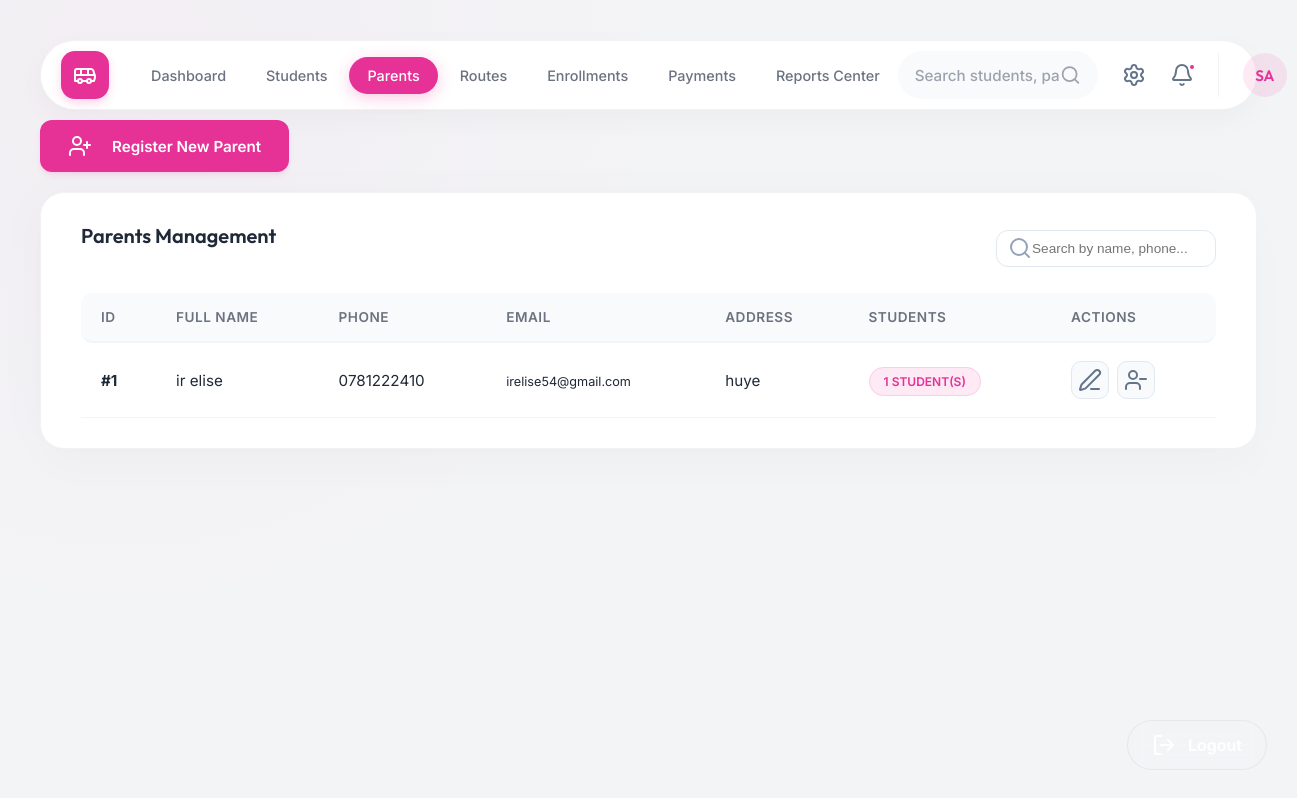
/index.php?page=parents (signed in), run on the app's committed database.
### tables this page shows
CREATE TABLE parents (
            parent_id INTEGER PRIMARY KEY AUTOINCREMENT,
            full_name VARCHAR(150) NOT NULL,
            phone VARCHAR(20),
            email VARCHAR(100),
            address VARCHAR(150)
        );

### pages/parents.php (the view, shortened to what this page needs)
<?php
require_once 'backend/db.php';
$sql = "SELECT p.*, (SELECT COUNT(*) FROM students s WHERE s.parent_id = p.parent_id) as student_count
        FROM parents p
        ORDER BY p.parent_id DESC";
$parents = $pdo->query($sql)->fetchAll();
?>
<div class="content-header" style="justify-content: flex-end; margin-top: -30px; margin-bottom: 20px;">
    <div class="header-tools">
        <button class="btn btn-primary" onclick="openAddModal('parents', ['full_name', 'phone', 'email', 'address'])">
            <i data-lucide="user-plus" style="margin-right: 8px;"></i>
            Register New Parent
        </button>
    </div>
</div>
<div class="table-container">
    <div style="display: flex; justify-content: space-between; align-items: center; margin-bottom: 20px;">
        <div class="table-title">Parents Management</div>
        <div style="position: relative;">
            <input type="text" placeholder="Search by name, phone..." class="local-table-filter" style="padding: 10px 15px 10px 35px; border-radius: 12px; border: 1px solid #e2e8f0; font-size: 0.85rem; width: 220px; outline: none; transition: all 0.3s;" onfocus="this.style.borderColor='var(--primary)'" onblur="this.style.borderColor='#e2e8f0'">
            <i data-lucide="search" size="16" style="position: absolute; left: 12px; top: 50%; transform: translateY(-50%); color: #94a3b8;"></i>
        </div>
    </div>
    <table>
        <thead>
            <tr>
                <th>ID</th>
                <th>Full Name</th>
                <th>Phone</th>
                <th>Email</th>
                <th>Address</th>
                <th>Students</th>
                <th>Actions</th>
            </tr>
        </thead>
        <tbody>
            <?php if (empty($parents)): ?>
                <tr>
                    <td colspan="7" style="text-align: center; padding: 30px; color: #64748b;">
                        <i data-lucide="users" size="48" style="opacity: 0.2; display: block; margin: 0 auto 10px;"></i>
                        No parents found. Start by registering a parent.
                    </td>
                </tr>
            <?php else: ?>
                <?php foreach ($parents as $p): ?>
                    <tr>
                        <td><strong>#<?php echo $p['parent_id']; ?></strong></td>
                        <td><?php echo htmlspecialchars($p['full_name']); ?></td>
                        <td><?php echo htmlspecialchars($p['phone'] ?: 'No Phone'); ?></td>
                        <td><small><?php echo htmlspecialchars($p['email'] ?: 'No Email'); ?></small></td>
                        <td><?php echo htmlspecialchars($p['address'] ?: 'No Address'); ?></td>
                        <td>
                            <span class="badge <?php echo $p['student_count'] > 0 ? 'badge-paid' : 'badge-pending'; ?>">
                                <?php echo $p['student_count']; ?> Student(s)
                            </span>
                        </td>
                        <td>
                            <div style="display: flex; gap: 8px;">
                                <button class="btn btn-icon" title="Edit Contact" onclick='openEditModal("parents", <?php echo $p["parent_id"]; ?>, <?php echo json_encode($p); ?>)'><i data-lucide="edit-3"></i></button>
                                <button class="btn btn-icon text-red" title="Delete Account" onclick="deleteItem('parents', <?php echo $p['parent_id']; ?>)"><i data-lucide="user-minus"></i></button>
                            </div>
                        </td>
                    </tr>
                <?php endforeach; ?>
            <?php endif; ?>
        </tbody>
    </table>
</div>

### assets/css/style.css (style rules this page uses)
:root { --primary: #E63197; --primary-light: #FF80C5; --bg-body: #F3F4F6; --bg-card: #FFFFFF; --bg-sidebar: #FFFFFF; --text-main: #1F2937; --text-dim: #6B7280; --accent: #E63197; --accent-alt: #FF80C5; --sidebar-width: 250px; --glass-border: rgba(0, 0, 0, 0.05); --glass-shadow: 0 4px 20px rgba(0, 0, 0, 0.05); --card-blur: 0px; }
* { margin: 0; padding: 0; box-sizing: border-box; }
.table-container { background: var(--bg-card); border-radius: 24px; padding: 30px 40px; border: 1px solid var(--glass-border); box-shadow: -10px 0 50px rgba(0,0,0,0.02), 0 20px 40px rgba(0,0,0,0.02); }
.table-title { font-size: 1.25rem; font-weight: 600; margin-bottom: 25px; }
table { width: 100%; border-collapse: separate; border-spacing: 0; }
th { text-align: left; padding: 16px 20px; font-size: 0.85rem; text-transform: uppercase; color: var(--text-dim); border-bottom: 2px solid #F1F5F9; background: #F8FAFC; font-weight: 600; letter-spacing: 0.5px; }
th:first-child { border-top-left-radius: 12px; border-bottom-left-radius: 12px; }
th:last-child { border-top-right-radius: 12px; border-bottom-right-radius: 12px; }
td { padding: 18px 20px; border-bottom: 1px solid #F1F5F9; font-size: 0.95rem; color: #1f2937; }
.badge { padding: 6px 14px; border-radius: 100px; font-size: 0.75rem; font-weight: 600; text-transform: uppercase; }
.badge-paid { background: rgba(230, 49, 151, 0.1); color: #E63197; border: 1px solid rgba(230, 49, 151, 0.15); }
.btn { padding: 14px 28px; border-radius: 12px; border: none; font-weight: 600; cursor: pointer; display: inline-flex; align-items: center; gap: 12px; transition: all 0.3s; font-size: 0.95rem; }
.btn-primary { background-color: var(--primary); color: white; border-radius: 12px; padding: 14px 28px; font-weight: 600; box-shadow: 0 4px 6px -1px rgba(230, 49, 151, 0.1), 0 2px 4px -1px rgba(230, 49, 151, 0.06); border: none; font-family: 'Inter', sans-serif; transition: all 0.3s ease; }
.btn-icon { width: 38px; height: 38px; padding: 0; display: flex; align-items: center; justify-content: center; border-radius: 10px; background: #f8fafc; color: #64748b; border: 1px solid #e2e8f0; }
.stat-card, .table-container, .form-container { animation: fadeIn 0.6s cubic-bezier(0.4, 0, 0.2, 1) forwards; }

### data on the page
parents: parent_id "1", full_name "ir elise", phone "0781222410", email "irelise54@gmail.com", address "huye", student_count "1"

### other printed values
$initials "SA"
